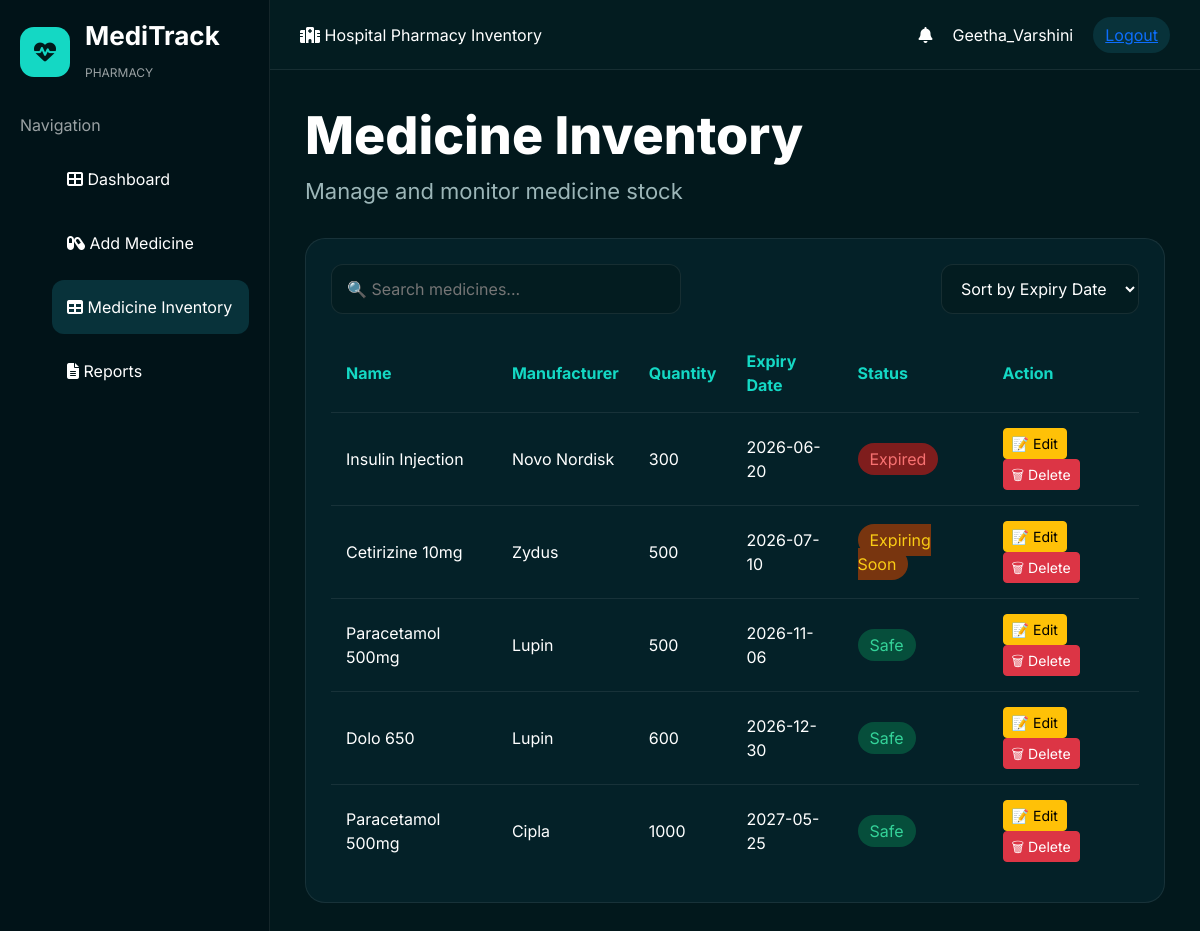
The app's page /medicines (signed in) with its own data.
### tables this page shows
CREATE TABLE users(
    id INTEGER PRIMARY KEY AUTOINCREMENT,
    fullname TEXT,
    username TEXT UNIQUE,
    email TEXT UNIQUE,
    password TEXT
);

CREATE TABLE medicines(
    id INTEGER PRIMARY KEY AUTOINCREMENT,
    name TEXT NOT NULL,
    manufacturer TEXT,
    quantity INTEGER,
    expiry_date TEXT
, user_id INTEGER);

### app.py (the view)
@app.route("/medicines")
def medicines():
    if "user" not in session:
        return redirect("/login")
    conn = sqlite3.connect("hospital.db")
    cursor = conn.cursor()
    username = session["user"]
    cursor.execute(
        "SELECT id FROM users WHERE username=?",
        (username,)
    )
    user_id = cursor.fetchone()[0]
    sort = request.args.get("sort", "expiry")
    if sort == "name":
        cursor.execute(
            "SELECT * FROM medicines WHERE user_id=? ORDER BY name ASC",
            (user_id,)
        )
    elif sort == "quantity":
        cursor.execute(
            "SELECT * FROM medicines WHERE user_id=? ORDER BY quantity DESC",
            (user_id,)
        )
    else:
        cursor.execute(
            "SELECT * FROM medicines WHERE user_id=? ORDER BY expiry_date ASC",
            (user_id,)
        )
    medicines = cursor.fetchall()
    conn.close()
    medicine_list = []
    today = datetime.today()
    for medicine in medicines:
        expiry = datetime.strptime(
            medicine[4],
            "%Y-%m-%d"
        )
        days_left = (expiry - today).days
        if days_left < 0:
            status = "Expired"
        elif days_left <= 30:
            status = "Expiring Soon"
        else:
            status = "Safe"
        medicine_list.append({
            "id": medicine[0],
            "name": medicine[1],
            "manufacturer": medicine[2],
            "quantity": medicine[3],
            "expiry": medicine[4],
            "status": status
        })
    return render_template(
        "medicines.html",
        medicines=medicine_list,
        current_sort=sort,
        active_page="medicines"
    )

### app.py (called while the page is built)
@app.context_processor
def inject_notifications():
    return dict(
        notification_count=0,
        urgent_medicines=[]
    )

### templates/medicines.html (shortened to what this page needs)
{% extends 'base.html' %}
{% block content %}
<div class="page-header">
    <h1>Medicine Inventory</h1>
    <p>
        Manage and monitor medicine stock
    </p>
</div>
<div class="inventory-card">
    <div class="inventory-header">
        <input
            type="text"
            id="searchInput"
            placeholder="🔍 Search medicines..."
            class="search-box"
        >
        <select
    id="sortSelect"
    class="sort-box"
    onchange="changeSort()"
>
    <option value="expiry"
    {% if current_sort == 'expiry' %}selected{% endif %}>
        Sort by Expiry Date
    </option>
</select>
    </div>
    <table id="medicineTable">
        <thead>
            <tr>
                <th>Name</th>
                <th>Manufacturer</th>
                <th>Quantity</th>
                <th>Expiry Date</th>
                <th>Status</th>
                <th>Action</th>
            </tr>
        </thead>
        <tbody>
        {% for medicine in medicines %}
        <tr>
            <td>{{ medicine.name }}</td>
            <td>{{ medicine.manufacturer }}</td>
            <td>{{ medicine.quantity }}</td>
            <td>{{ medicine.expiry }}</td>
            <td>
            {% if medicine.status == "Expired" %}
            <span class="status-expired">
                Expired
            </span>
            {% elif medicine.status == "Expiring Soon" %}
            <span class="status-warning">
                Expiring Soon
            </span>
            {% else %}
            <span class="status-safe">
                Safe
            </span>
            {% endif %}
            </td>
            <td>
                <a href="/edit/{{ medicine.id }}"
                    class="btn btn-sm btn-warning">
                    📝 Edit
                </a>
                <a href="/delete/{{ medicine.id }}"
                class="btn btn-sm btn-danger"
                onclick="return confirm('Delete this medicine?')">
                    🗑 Delete
                </a>
            </td>
        </tr>
        {% endfor %}
        </tbody>
    </table>
</div>
{% endblock %}

### templates/base.html (shortened to what this page needs)
<!DOCTYPE html>
<html>
<head>
    <link href="https://cdn.jsdelivr.net/npm/bootstrap@5.3.3/dist/css/bootstrap.min.css" rel="stylesheet">
    <link rel="stylesheet"
          href="{{ url_for('static', filename='style.css') }}">
<link href="https://cdnjs.cloudflare.com/ajax/libs/font-awesome/6.5.2/css/all.min.css" rel="stylesheet">
</head>
<body>
<div class="app-layout">
    <aside class="sidebar">
        <div class="logo-section">
            <div class="logo-icon">
                <i class="fas fa-heartbeat"></i>
            </div>
            <div>
                <h3>MediTrack</h3>
                <span>PHARMACY</span>
            </div>
        </div>
        <div class="nav-title">
            Navigation
        </div>
        <ul class="sidebar-menu">
            <li class="{% if active_page == 'dashboard' %}active{% endif %}"
                onclick="location.href='/'">
                <i class="fas fa-th-large"></i>
                Dashboard
            </li>
            <li class="{% if active_page == 'add' %}active{% endif %}"
                onclick="location.href='/add'">
                <i class="fas fa-capsules"></i>
                Add Medicine
            </li>
            <li class="{% if active_page == 'medicines' %}active{% endif %}"
                onclick="location.href='/medicines'">
                <i class="fas fa-table"></i>
                Medicine Inventory
            </li>
            <li class="{% if active_page == 'reports' %}active{% endif %}"
                onclick="location.href='/reports'">
                <i class="fas fa-file-alt"></i>
                Reports
            </li>
        </ul>
    </aside>
    <main class="main-content">
        <div class="topbar">
            <div>
                <i class="fas fa-hospital"></i>
                Hospital Pharmacy Inventory
            </div>
            <div class="profile-section">
                <div class="notification-wrapper">
                    <i class="fas fa-bell notification-icon"></i>
                </div>
                <span>{{ session.get('user', 'Guest') }}</span>
                <a href="/logout" class="staff-badge">
                    Logout
                </a>
            </div>
        </div>
        <div class="page-content">
            {% block content %}
            {% endblock %}
        </div>
    </main>
</div>
</body>
</html>

### static/style.css (style rules this page uses)
* { margin:0; padding:0; box-sizing:border-box; font-family:'Inter',sans-serif; }
body { background:#02181c; color:white; }
.app-layout { display:flex; min-height:100vh; }
.sidebar { width:270px; min-width:270px; background:#011318; border-right:1px solid rgba(255,255,255,.08); padding:20px; }
.logo-section { display:flex; align-items:center; gap:15px; padding-bottom:30px; }
.logo-icon { width:50px; height:50px; border-radius:14px; background:#14d8c4; display:flex; align-items:center; justify-content:center; color:#001a1a; font-size:22px; }
.logo-section h3 { font-size:26px; font-weight:700; }
.logo-section span { font-size:12px; opacity:.6; }
.nav-title { opacity:.6; margin-bottom:15px; }
.sidebar-menu { list-style:none; }
.sidebar-menu li { padding:15px; border-radius:12px; margin-bottom:10px; cursor:pointer; transition:.3s; }
.sidebar-menu .active { background:#08323a; }
.main-content { flex:1; overflow-x:hidden; }
.topbar { height:70px; border-bottom:1px solid rgba(255,255,255,.08); display:flex; justify-content:space-between; align-items:center; padding:0 30px; background:#031c20; }
.profile-section { display:flex; gap:20px; align-items:center; }
.staff-badge { background:#08323a; padding:6px 12px; border-radius:20px; }
.page-content { padding:35px; }
.page-header h1 { font-size:52px; font-weight:800; margin-bottom:8px; }
.page-header p { font-size:22px; color:#9cb6b8; }
.page-header { margin-bottom:30px; }
.inventory-card { background:#042128; padding:25px; border-radius:20px; margin-top:25px; border:1px solid rgba(255,255,255,.08); }
.inventory-header { display:flex; justify-content:space-between; margin-bottom:20px; gap:15px; }
.search-box, .sort-box { background:#031c20; border:1px solid rgba(255,255,255,.08); color:white; padding:12px 15px; border-radius:12px; outline:none; }
.search-box { width:350px; }
table { width:100%; border-collapse:collapse; }
th { text-align:left; padding:15px; color:#14d8c4; }
td { padding:15px; border-top:1px solid rgba(255,255,255,.08); }
.status-safe { background:#064e3b; color:#34d399; padding:6px 12px; border-radius:20px; }
.status-warning { background:#78350f; color:#facc15; padding:6px 12px; border-radius:20px; }
.status-expired { background:#7f1d1d; color:#f87171; padding:6px 12px; border-radius:20px; }
.notification-wrapper { position:relative; display:inline-block; }
.notification-wrapper { position:relative; cursor:pointer; }

### records on screen
users: get "Geetha_Varshini"
medicines: name "Insulin Injection", manufacturer "Novo Nordisk", quantity "300", expiry "2026-06-20", shows "Expired"
medicines: name "Cetirizine 10mg", manufacturer "Zydus", quantity "500", expiry "2026-07-10", shows "Expiring Soon"
medicines: name "Paracetamol 500mg", manufacturer "Lupin", quantity "500", expiry "2026-11-06", shows "Safe"
medicines: name "Dolo 650", manufacturer "Lupin", quantity "600", expiry "2026-12-30", shows "Safe"
medicines: name "Paracetamol 500mg", manufacturer "Cipla", quantity "1000", expiry "2027-05-25", shows "Safe"
